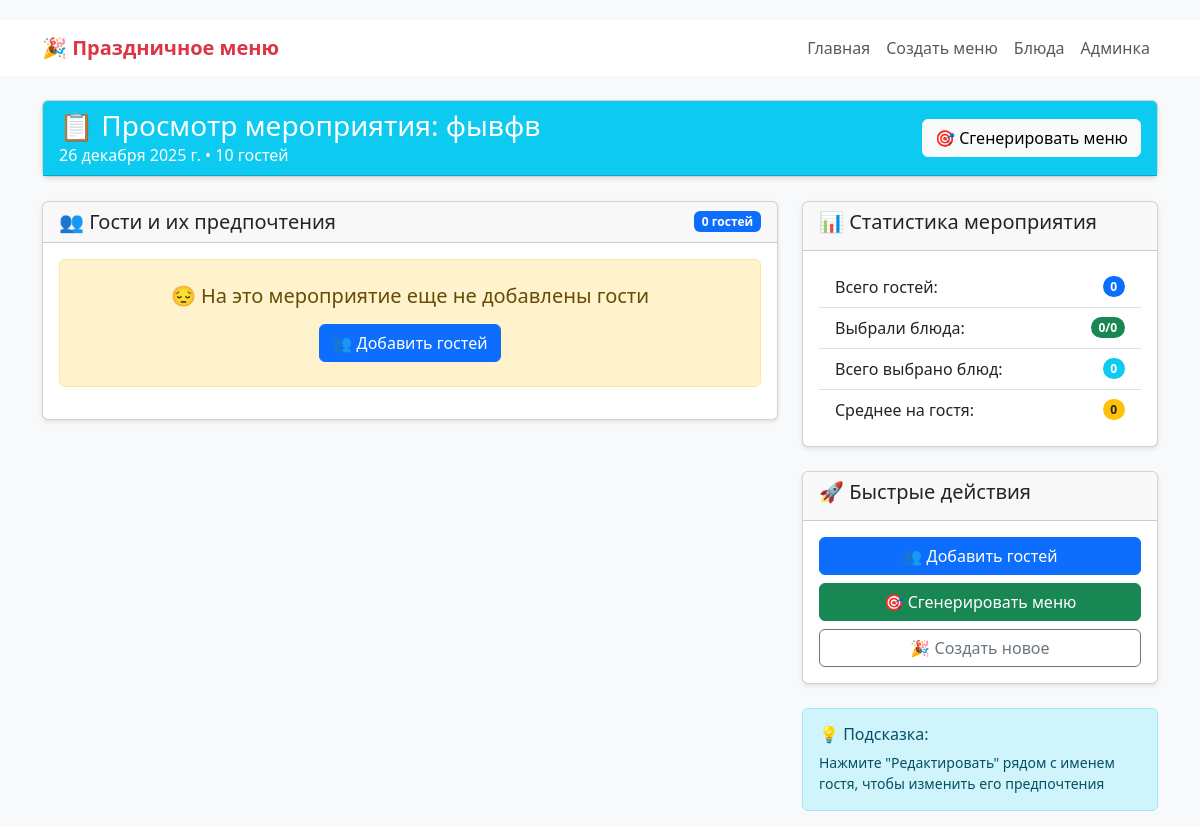
The app's page /event/1/show/ with its own data.
### core/models.py (models this page shows, shortened)
class HolidayEvent(models.Model):
    name = models.CharField(max_length=200, verbose_name="Название мероприятия")
    event_date = models.DateField(verbose_name="Дата мероприятия")
    number_of_guests = models.PositiveIntegerField(
        validators=[MinValueValidator(1)],
        verbose_name="Количество гостей"
    )
    created_at = models.DateTimeField(auto_now_add=True, verbose_name="Создано")
    updated_at = models.DateTimeField(auto_now=True, verbose_name="Обновлено")
    guests = models.ManyToManyField(Guest, blank=True, verbose_name="Гости")
    selected_dishes = models.ManyToManyField(Dish, through='SelectedDish', verbose_name="Выбранные блюда")
    class Meta:
        verbose_name = "Праздничное мероприятие"
        verbose_name_plural = "Праздничные мероприятия"
        ordering = ['-event_date']

### core/views.py (the view)
# urls.py: path('event/<int:event_id>/show/', views.show_event, name='show_event'),
def show_event(request, event_id):
    event = get_object_or_404(HolidayEvent, id=event_id)
    guests = event.guests.all()
    guests_with_dishes = sum(1 for guest in guests if guest.favorite_dishes.exists())
    total_dishes = sum(guest.favorite_dishes.count() for guest in guests)
    return render(request, 'core/show_event.html', {
        'event': event,
        'guests': guests,
        'guests_with_dishes': guests_with_dishes,
        'total_dishes': total_dishes,
    })

### core/templates/core/show_event.html (shortened to what this page needs)
{% extends 'core/base.html' %}
{% block content %}
<div class="row">
    <div class="col-md-12">
        <div class="card mb-4">
            <div class="card-header bg-info text-white">
                <div class="d-flex justify-content-between align-items-center">
                    <div>
                        <h3 class="mb-0">📋 Просмотр мероприятия: {{ event.name }}</h3>
                        <p class="mb-0">{{ event.event_date }} • {{ event.number_of_guests }} гостей</p>
                    </div>
                    <a href="/event/{{ event.id }}/menu/" class="btn btn-light">
                        🎯 Сгенерировать меню
                    </a>
                </div>
            </div>
        </div>
        <div class="row">
            <div class="col-md-8">
                <div class="card mb-4">
                    <div class="card-header d-flex justify-content-between align-items-center">
                        <h5 class="mb-0">👥 Гости и их предпочтения</h5>
                        <span class="badge bg-primary">{{ guests.count }} гостей</span>
                    </div>
                    <div class="card-body">
                        {% for guest in guests %}
                        <div class="card mb-3">
                            <div class="card-header bg-light d-flex justify-content-between align-items-center">
                                <h6 class="mb-0">👤 {{ guest.name }}</h6>
                                <div>
                                    <a href="/event/{{ event.id }}/guest/{{ guest.id }}/edit/"
                                       class="btn btn-sm btn-outline-warning">
                                        ✏️ Редактировать
                                    </a>
                                    <a href="/event/{{ event.id }}/guest/{{ guest.id }}/delete/"
                                       class="btn btn-sm btn-outline-danger ms-1"
                                       onclick="return confirm('Удалить гостя {{ guest.name }}?')">
                                        🗑️ Удалить
                                    </a>
                                </div>
                            </div>
                            <div class="card-body">
                                {% if guest.favorite_dishes.all %}
                                <div class="row">
                                    {% for dish in guest.favorite_dishes.all %}
                                    <div class="col-md-6 mb-2">
                                        <div class="border rounded p-2">
                                            <strong>{{ dish.name }}</strong>
                                            <br>
                                            <small class="text-muted">
                                                {{ dish.dish_type.name|default:"Разное" }} •
                                                {{ dish.cooking_time }} мин •
                                                <span class="badge bg-secondary">{{ dish.get_difficulty_display }}</span>
                                            </small>
                                        </div>
                                    </div>
                                    {% endfor %}
                                </div>
                                {% else %}
                                <div class="alert alert-warning py-2 mb-0">
                                    <small>Гость не выбрал любимые блюда</small>
                                </div>
                                {% endif %}
                            </div>
                            <div class="card-footer bg-transparent py-2">
                                <small class="text-muted">
                                    Выбрано блюд: {{ guest.favorite_dishes.count }}
                                </small>
                            </div>
                        </div>
                        {% empty %}
                        <div class="alert alert-warning text-center py-4">
                            <h5>😔 На это мероприятие еще не добавлены гости</h5>
                            <p class="mb-0">
                                <a href="/event/{{ event.id }}/guests/" class="btn btn-primary mt-2">
                                    👥 Добавить гостей
                                </a>
                            </p>
                        </div>
                        {% endfor %}
                    </div>
                </div>
            </div>
            <div class="col-md-4">
                <div class="card mb-4">
                    <div class="card-header">
                        <h5>📊 Статистика мероприятия</h5>
                    </div>
                    <div class="card-body">
                        <ul class="list-group list-group-flush">
                            <li class="list-group-item d-flex justify-content-between align-items-center">
                                <span>Всего гостей:</span>
                                <span class="badge bg-primary rounded-pill">{{ guests.count }}</span>
                            </li>
                            <li class="list-group-item d-flex justify-content-between align-items-center">
                                <span>Выбрали блюда:</span>
                                <span class="badge bg-success rounded-pill">
                                    {{ guests_with_dishes }}/{{ guests.count }}
                                </span>
                            </li>
                            <li class="list-group-item d-flex justify-content-between align-items-center">
                                <span>Всего выбрано блюд:</span>
                                <span class="badge bg-info rounded-pill">{{ total_dishes }}</span>
                            </li>
                            <li class="list-group-item d-flex justify-content-between align-items-center">
                                <span>Среднее на гостя:</span>
                                <span class="badge bg-warning text-dark rounded-pill">
                                    {% if guests.count > 0 %}
                                        {{ total_dishes|floatformat:1 }}
                                    {% else %}
                                        0
                                    {% endif %}
                                </span>
                            </li>
                        </ul>
                    </div>
                </div>
                <div class="card mb-4">
                    <div class="card-header">
                        <h5>🚀 Быстрые действия</h5>
                    </div>
                    <div class="card-body">
                        <a href="/event/{{ event.id }}/guests/" class="btn btn-primary w-100 mb-2">
                            👥 Добавить гостей
                        </a>
                        <a href="/event/{{ event.id }}/menu/" class="btn btn-success w-100 mb-2">
                            🎯 Сгенерировать меню
                        </a>
                        <a href="/create/" class="btn btn-outline-secondary w-100">
                            🎉 Создать новое
                        </a>
                    </div>
                </div>
                <div class="alert alert-info">
                    <h6>💡 Подсказка:</h6>
                    <p class="mb-0 small">
                        Нажмите "Редактировать" рядом с именем гостя, чтобы изменить его предпочтения
                    </p>
                </div>
            </div>
        </div>
    </div>
</div>
{% endblock %}

### core/templates/core/base.html (style rules this page uses)
body { padding-top: 20px; background-color: #f8f9fa; }
.card { margin-bottom: 20px; box-shadow: 0 2px 4px rgba(0,0,0,.1); }

### records on screen
HolidayEvent: name "фывфв", event_date "26 декабря 2025 г.", number_of_guests "10"

### other values on screen
{{ guests.count }} "0"
{{ guests_with_dishes }} "0"
{{ total_dishes }} "0"
